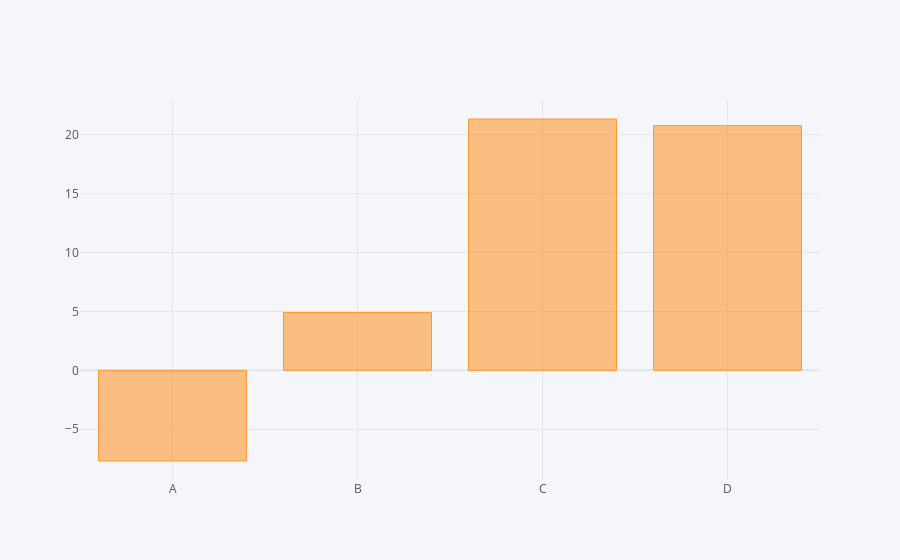

Write notebook code for a chart like this one.
### Code cell
# Aggregate/group by to get bar chart compatible values

# Count
# df.count().iplot(kind='bar')

#Sum
df.sum().iplot(kind='bar')

### Figure 1 — Plotly figure (JSON) as saved in the notebook; plotly's stock layout.template omitted (floating-point values rounded to 4 significant figures)
{"data": [{"marker": {"color": "rgba(255, 153, 51, 0.6)", "line": {"color": "rgba(255, 153, 51, 1.0)", "width": 1}}, "name": "None", "orientation": "v", "text": "", "type": "bar", "x": ["A", "B", "C", "D"], "y": [-7.695, 4.909, 21.34, 20.77]}], "layout": {"legend": {"bgcolor": "#F5F6F9", "font": {"color": "#4D5663"}}, "paper_bgcolor": "#F5F6F9", "plot_bgcolor": "#F5F6F9", "title": {"font": {"color": "#4D5663"}}, "xaxis": {"gridcolor": "#E1E5ED", "showgrid": true, "tickfont": {"color": "#4D5663"}, "title": {"font": {"color": "#4D5663"}, "text": ""}, "zerolinecolor": "#E1E5ED"}, "yaxis": {"gridcolor": "#E1E5ED", "showgrid": true, "tickfont": {"color": "#4D5663"}, "title": {"font": {"color": "#4D5663"}, "text": ""}, "zerolinecolor": "#E1E5ED"}}}
